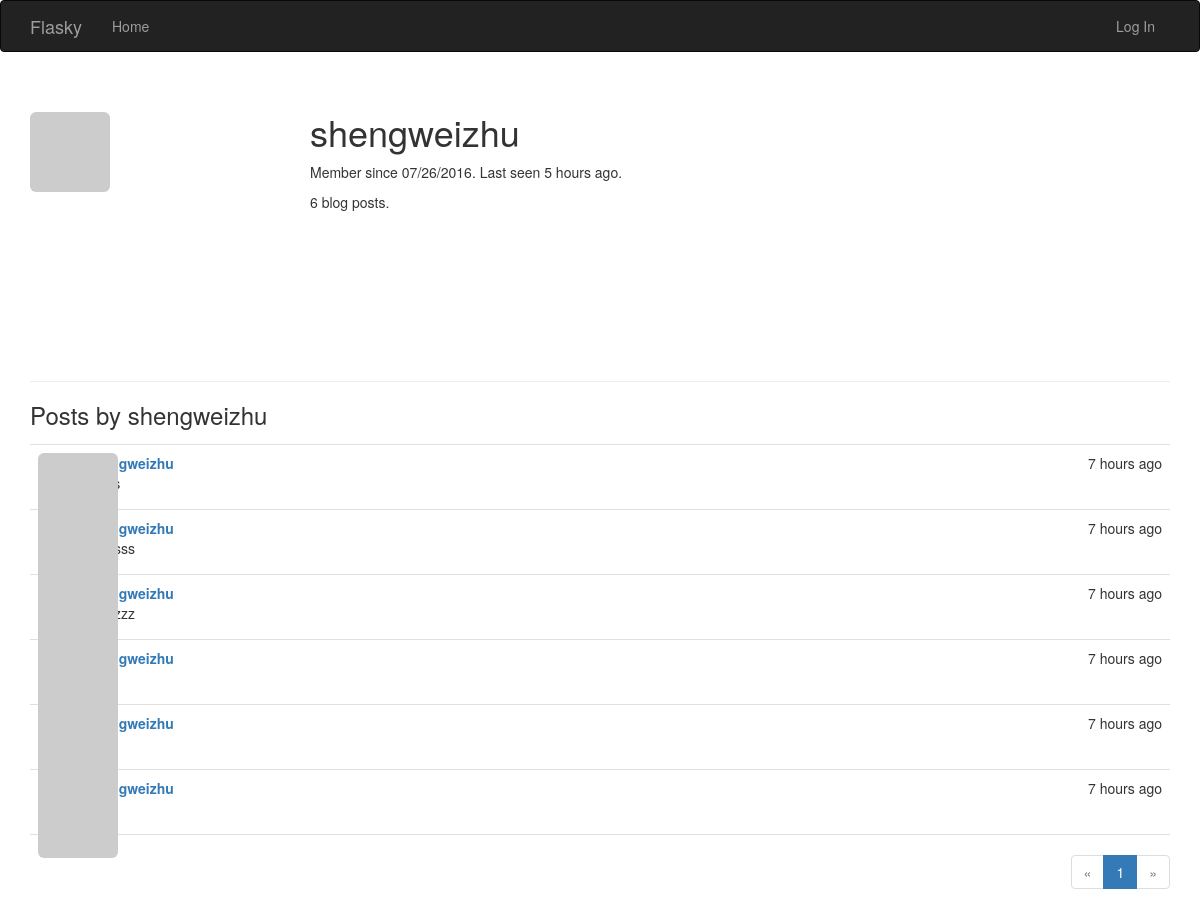
Page /user/shengweizhu on the earlier database version.
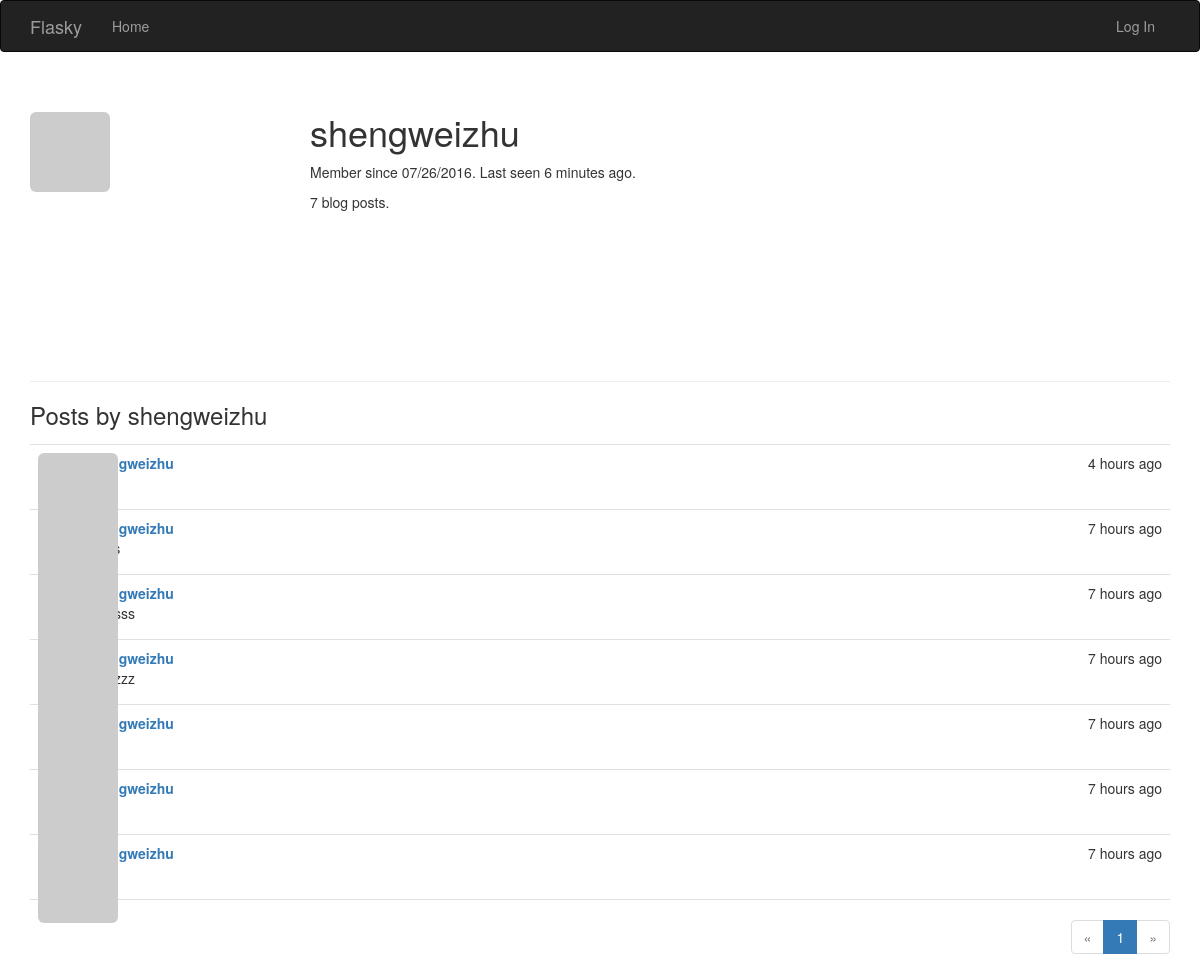
Same page on the later database version.
### app/models.py (models this page shows, shortened)
class User(UserMixin, db.Model):
    __tablename__ = 'users'
    id = db.Column(db.Integer, primary_key=True)
    email = db.Column(db.String(64), unique=True, index=True)
    username = db.Column(db.String(64), unique=True, index=True)
    role_id = db.Column(db.Integer, db.ForeignKey('roles.id'))
    password_hash = db.Column(db.String(128))
    confirmed = db.Column(db.Boolean, default=False)
    name = db.Column(db.String(64))
    location = db.Column(db.String(64))
    about_me = db.Column(db.Text())
    member_since = db.Column(db.DateTime(), default=datetime.utcnow)
    last_seen = db.Column(db.DateTime(), default=datetime.utcnow)
    avatar_hash = db.Column(db.String(32))
    posts = db.relationship('Post', backref='author', lazy='dynamic')
    @property
    def password(self):
        raise AttributeError('password is not a readable attribute')
    def gravatar(self, size=100, default='identicon', rating='g'):
        if request.is_secure:
            url = 'https://secure.gravatar.com/avatar'
        else:
            url = 'http://www.gravatar.com/avatar'
        hash = self.avatar_hash or hashlib.md5(
            self.email.encode('utf-8')).hexdigest()
        return '{url}/{hash}?s={size}&d={default}&r={rating}'.format(
            url=url, hash=hash, size=size, default=default, rating=rating)

class Post(db.Model):
    __tablename__ = 'posts'
    id = db.Column(db.Integer, primary_key=True)
    body = db.Column(db.Text)
    timestamp = db.Column(db.DateTime, index=True, default=datetime.utcnow)
    author_id = db.Column(db.Integer, db.ForeignKey('users.id'))

### app/main/views.py (the view)
@main.route('/user/<username>')
def user(username):
    user = User.query.filter_by(username=username).first_or_404()
    page = request.args.get('page', 1, type=int)
    pagination = user.posts.order_by(Post.timestamp.desc()).paginate(
        page, per_page=current_app.config['FLASKY_POSTS_PER_PAGE'],
        error_out=False)
    posts = pagination.items
    return render_template('user.html', user=user, posts=posts,
                           pagination=pagination)

### app/auth/views.py (called while the page is built)
@auth.before_app_request
def before_request():
    if current_user.is_authenticated:
        current_user.ping()
        if not current_user.confirmed \
                and request.endpoint[:5] != 'auth.' \
                and request.endpoint != 'static':
            return redirect(url_for('auth.unconfirmed'))

### app/main/__init__.py (called while the page is built)
@main.app_context_processor
def inject_permissions():
    return dict(Permission=Permission)

### app/models.py (called while the page is built)
    def is_administrator(self):
        return False

### app/templates/user.html (shortened to what this page needs)
{% extends "base.html" %}
{% import "_macros.html" as macros %}
{% block page_content %}
<div class="page-header">
    <img class="img-rounded profile-thumbnail" src="{{ user.gravatar(size=256) }}">
    <div class="profile-header">
        <h1>{{ user.username }}</h1>
        <p>Member since {{ moment(user.member_since).format('L') }}. Last seen {{ moment(user.last_seen).fromNow() }}.</p>
        <p>{{ user.posts.count() }} blog posts.</p>
    </div>
</div>
    <h3>Posts by {{ user.username }}</h3>
    {% include "_posts.html" %}
    {% if pagination %}
        <div class="pagination">
            {{ macros.pagination_widget(pagination, '.user', username=user.username) }}
        </div>
    {% endif %}
{% endblock %}

### app/templates/base.html (shortened to what this page needs)
{% extends "bootstrap/base.html" %}
{% block head %}
{{ super() }}
<link rel="stylesheet" type="text/css" href="{{ url_for('static', filename='styles.css') }}">
{% endblock %}
{% block navbar %}
<div class="navbar navbar-inverse" role="navigation">
    <div class="container">
        <div class="navbar-header">
            <a class="navbar-brand" href="{{ url_for('main.index') }}">Flasky</a>
        </div>
        <div class="navbar-collapse collapse">
            <ul class="nav navbar-nav">
                <li><a href="{{ url_for('main.index') }}">Home</a></li>
            </ul>
            <ul class="nav navbar-nav navbar-right">
                {% if current_user.is_authenticated %}
                <li class="dropdown">
                    <a href="#" class="dropdown-toggle" data-toggle="dropdown">
                        <img src="{{ current_user.gravatar(size=18) }}">
                        Account <b class="caret"></b>
                    </a>
                    <ul class="dropdown-menu">
                        <li><a href="{{ url_for('auth.change_password') }}">Change Password</a></li>
                        <li><a href="{{ url_for('auth.change_email_request') }}">Change Email</a></li>
                        <li><a href="{{ url_for('auth.logout') }}">Log Out</a></li>
                    </ul>
                </li>
                {% else %}
                <li><a href="{{ url_for('auth.login') }}">Log In</a></li>
                {% endif %}
            </ul>
        </div>
    </div>
</div>
{% endblock %}
{% block content %}
<div class="container">
    {% block page_content %}{% endblock %}
</div>
{% endblock %}

### app/templates/_macros.html
{% macro pagination_widget(pagination, endpoint) %}
<ul class="pagination">
    <li{% if not pagination.has_prev %} class="disabled"{% endif %}>
        <a href="{% if pagination.has_prev %}{{ url_for(endpoint, page=pagination.prev_num, **kwargs) }}{% else %}#{% endif %}">
            &laquo;
        </a>
    </li>
    {% for p in pagination.iter_pages() %}
        {% if p %}
            {% if p == pagination.page %}
            <li class="active">
                <a href="{{ url_for(endpoint, page = p, **kwargs) }}">{{ p }}</a>
            </li>
            {% else %}
            <li>
                <a href="{{ url_for(endpoint, page = p, **kwargs) }}">{{ p }}</a>
            </li>
            {% endif %}
        {% else %}
        <li class="disabled"><a href="#">&hellip;</a></li>
        {% endif %}
    {% endfor %}
    <li{% if not pagination.has_next %} class="disabled"{% endif %}>
        <a href="{% if pagination.has_next %}{{ url_for(endpoint, page=pagination.next_num, **kwargs) }}{% else %}#{% endif %}">
            &raquo;
        </a>
    </li>
</ul>
{% endmacro %}

### app/templates/bootstrap/base.html (shortened to what this page needs)
{% block doc -%}
<!DOCTYPE html>
<html{% block html_attribs %}{% endblock html_attribs %}>
{%- block html %}
  <head>
    {%- block head %}
    {%- block styles %}
    <link href="{{bootstrap_find_resource('css/bootstrap.css', cdn='bootstrap')}}" rel="stylesheet">
    {%- endblock styles %}
    {%- endblock head %}
  </head>
  <body{% block body_attribs %}{% endblock body_attribs %}>
    {% block body -%}
    {% block navbar %}
    {%- endblock navbar %}
    {% block content -%}
    {%- endblock content %}
    {%- endblock body %}
  </body>
{%- endblock html %}
</html>
{% endblock doc -%}

### app/templates/_posts.html (shortened to what this page needs)
<ul class="posts">
    {% for post in posts %}
    <li class="post">
        <div class="post-thumbnail">
            <a href="{{ url_for('.user', username=post.author.username) }}">
                <img class="img-rounded profile-thumbnail" src="{{ post.author.gravatar(size=40) }}">
            </a>
        </div>
        <div class="post-content">
            <div class="post-date">{{ moment(post.timestamp).fromNow() }}</div>
            <div class="post-author"><a href="{{ url_for('.user', username=post.author.username) }}">{{ post.author.username }}</a></div>
            <div class="post-body">
            </div>
        </div>
    </li>
    {% endfor %}
</ul>

### app/static/styles.css (style rules this page uses)
.profile-thumbnail { position: absolute; }
.profile-header { min-height: 260px; margin-left: 280px; }
ul.posts { list-style-type: none; padding: 0px; margin: 16px 0px 0px 0px; border-top: 1px solid #e0e0e0; }
ul.posts li.post { padding: 8px; border-bottom: 1px solid #e0e0e0; }
div.post-date { float: right; }
div.post-author { font-weight: bold; }
div.post-thumbnail { position: absolute; }
div.post-content { margin-left: 48px; min-height: 48px; }
div.pagination { width: 100%; text-align: right; padding: 0px; margin: 0px; }

Differences in the rows shown:
changed User "shengweizhu": last_seen "5 hours ago" → "6 minutes ago"
added Post: timestamp "4 hours ago", author.username "shengweizhu"
Other differences:
{{ user.posts.count() }}: "6" → "7"
